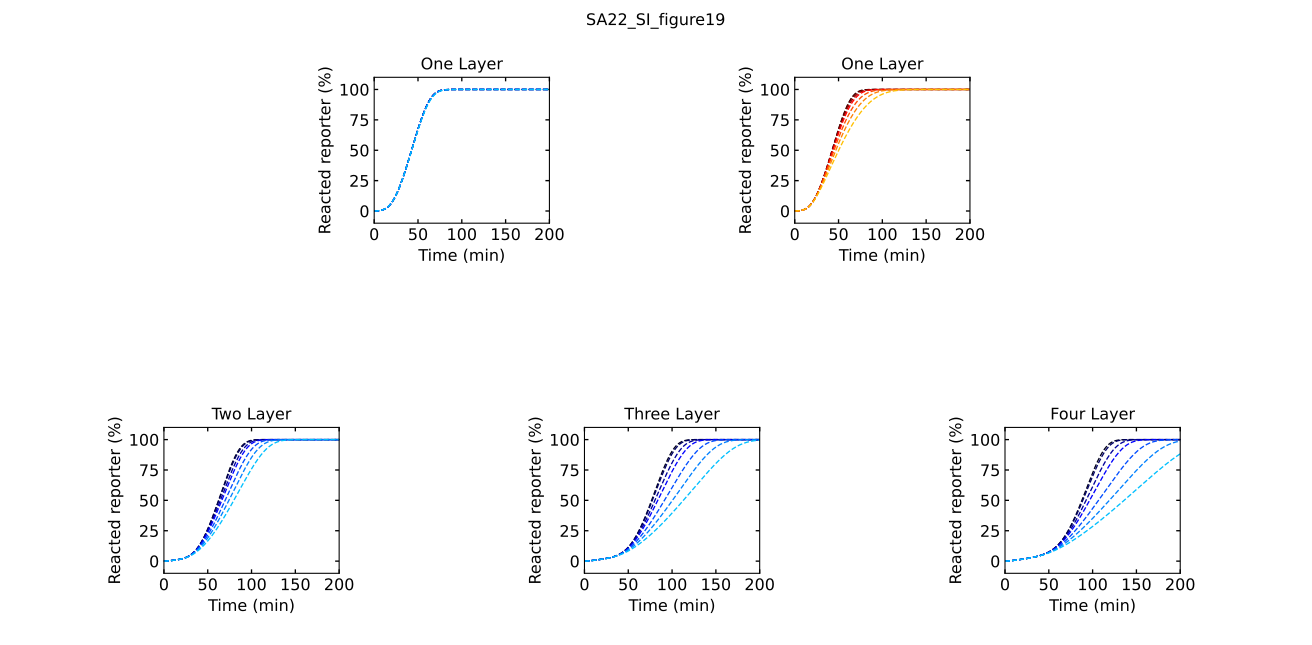

Recreate this plot in Python.
# -*- coding: utf-8 -*-
"""
Created on Thu Jun 30 10:23:42 2022

@author: tnm12
"""

import numpy as np
import scipy.integrate as spi
import matplotlib as mpl
import matplotlib.pyplot as plt
import sys
import Simulatorv2021 as RSDs #import version 2.0.2.1 of simulator
    
'''
##############################################################################
Simulations
##############################################################################
'''


IN_temp = 50 #input template
REP_con = 500 #reporter concentration

t_sim = np.linspace(0,6,1001)*3600 # seconds

k_txn = 0.01 #transcription rate 


X = [0,1,5,10,25,50,100] # fold increase of reverse reaction rate

cslr = [[0.1,0,0],
       [0.4,0,0],
       [0.6,0,0],
       [1,0,0],
       [1,0.3,0],
       [1,0.5,0],
       [1,0.75,0]]
                    #colors for plotting
cslb = [[0,0,0.1],
       [0,0,0.4],
       [0,0,0.6],
       [0,0,1],
       [0,0.3,1],
       [0,0.5,1],
       [0,0.75,1]]



'''
Panel A
'''

# model with inputs
model = RSDs.RSD_sim(5) # define the model instance and # of domains

# initialize species involvded in the reaction
model.molecular_species('REP{2}',DNA_con=REP_con)
model.molecular_species('I{1}',DNA_con=IN_temp)

plt.subplot(3,5,2)
for n in range(len(X)):
    model.global_rate_constants(ktxn=k_txn,krev=(270/1e9)*X[n]) #globally change transcription/reverse rates
    model.molecular_species('g{1,2}',DNA_con=25,krev=(5/1e9)*X[n]) #looping through fold increase of corresponding reverse rate
    
    
    # simulate the model (input is time of simulation)
    model.simulate(t_sim)
    
    # pull out the species from the model solution to plot
    S2 = model.output_concentration('S{2}')
    
    fs = 12
    
    plt.plot(model.t/60,(S2/REP_con)*100,color=cslb[n],linewidth=1,linestyle='--')

plt.xticks(fontsize=fs)
plt.yticks(fontsize=fs)
plt.ylim(-10,110)
plt.xlim(0,200)
ax1 = plt.gca()
ax1.xaxis.set_tick_params(which='both',size=3,width=1,direction='in',top='on')
#ax1.xaxis.set_major_locator(MaxNLocator(integer=True))
ax1.yaxis.set_tick_params(which='both',size=3,width=1,direction='in',right='on')
plt.xlabel('Time (min)',fontsize=fs)
plt.ylabel('Reacted reporter (%)',fontsize=fs)
plt.title('One Layer',fontsize=fs)

'''
Panel B
'''

# model with inputs
model = RSDs.RSD_sim(5) # define the model instance and # of domains

# initialize species involved in reaction
model.molecular_species('REP{1}',DNA_con=REP_con)
model.molecular_species('I{3}',DNA_con=IN_temp)
model.molecular_species('gate{3,1}',DNA_con=25)

plt.subplot(3,5,4)
for n in range(len(X)):
    model.global_rate_constants(ktxn=k_txn,krev=(270/1e9)*X[n]) #globally change transcription / reverse rates

    
    # simulate the model (input is simulation time)
    model.simulate(t_sim)
    
    # pull out the species from the model solution to plot
    S1 = model.output_concentration('S{1}')
    
    fs = 12
    
    plt.plot(model.t/60,(S1/REP_con)*100,color=cslr[n],linewidth=1,linestyle='--')

plt.xticks(fontsize=fs)
plt.yticks(fontsize=fs)
plt.ylim(-10,110)
plt.xlim(0,200)
ax1 = plt.gca()
ax1.xaxis.set_tick_params(which='both',size=3,width=1,direction='in',top='on')
#ax1.xaxis.set_major_locator(MaxNLocator(integer=True))
ax1.yaxis.set_tick_params(which='both',size=3,width=1,direction='in',right='on')
plt.xlabel('Time (min)',fontsize=fs)
plt.ylabel('Reacted reporter (%)',fontsize=fs)
plt.title('One Layer',fontsize=fs)

'''
Panel C, left
'''

# model with inputs
model = RSDs.RSD_sim(5) # define the model instance and # of domains

# initialize species involved in the reaction
model.molecular_species('gate{3,1}',DNA_con=25)
model.molecular_species('REP{2}',DNA_con=REP_con)
model.molecular_species('I{3}',DNA_con=IN_temp)

plt.subplot(3,5,11)
for n in range(len(X)):
   
    model.global_rate_constants(ktxn=k_txn,krev=(270/1e9)*X[n]) #globally change transcription / reverse rates
    model.molecular_species('gate{1,2}',DNA_con=25,krev=(5/1e9)*X[n]) #update correspodning reverse rate
    
    # simulate the model (input is simulation time)
    model.simulate(t_sim)
    
    # pull out the species from the model solution to plot
    S2 = model.output_concentration('S{2}')
    
    fs = 12
    
    plt.plot(model.t/60,(S2/REP_con)*100,color=cslb[n],linewidth=1,linestyle='--')

plt.xticks(fontsize=fs)
plt.yticks(fontsize=fs)
plt.ylim(-10,110)
plt.xlim(0,200)
ax1 = plt.gca()
ax1.xaxis.set_tick_params(which='both',size=3,width=1,direction='in',top='on')
#ax1.xaxis.set_major_locator(MaxNLocator(integer=True))
ax1.yaxis.set_tick_params(which='both',size=3,width=1,direction='in',right='on')
plt.xlabel('Time (min)',fontsize=fs)
plt.ylabel('Reacted reporter (%)',fontsize=fs)
plt.title('Two Layer',fontsize=fs)

'''
Panel C, middle
'''

# model with inputs
model = RSDs.RSD_sim(5) # define the model instance and # of domains

# initialize species involved in the reaction
model.molecular_species('gate{4,3}',DNA_con=25)
model.molecular_species('gate{3,1}',DNA_con=25)
model.molecular_species('REP{2}',DNA_con=500)
model.molecular_species('I{4}',DNA_con=IN_temp)

plt.subplot(3,5,13)
for n in range(len(X)):
    
    
    model.global_rate_constants(ktxn=k_txn,krev=(270/1e9)*X[n]) #globally change transcription / reverse rates
    model.molecular_species('gate{1,2}',DNA_con=25,krev=(5/1e9)*X[n]) #update corresponding reverse rate
    
    # simulate the model (input is simulation time )
    model.simulate(t_sim)
    
    
    # pull out the species from the model solution to plot
    S2 = model.output_concentration('S{2}')
    
    fs = 12
    
    plt.plot(model.t/60,(S2/REP_con)*100,color=cslb[n],linewidth=1,linestyle='--')

plt.xticks(fontsize=fs)
plt.yticks(fontsize=fs)
plt.ylim(-10,110)
plt.xlim(0,200)
ax1 = plt.gca()
ax1.xaxis.set_tick_params(which='both',size=3,width=1,direction='in',top='on')
#ax1.xaxis.set_major_locator(MaxNLocator(integer=True))
ax1.yaxis.set_tick_params(which='both',size=3,width=1,direction='in',right='on')
plt.xlabel('Time (min)',fontsize=fs)
plt.ylabel('Reacted reporter (%)',fontsize=fs)
plt.title('Three Layer',fontsize=fs)

'''
Panel C, right
'''

# model with inputs
model = RSDs.RSD_sim(5) # define the model instance and # of domains

# initialize species involved in the reaction
model.molecular_species('gate{5,4}',DNA_con=25)
model.molecular_species('gate{4,3}',DNA_con=25)
model.molecular_species('gate{3,1}',DNA_con=25)
model.molecular_species('REP{2}',DNA_con=REP_con)
model.molecular_species('I{5}',DNA_con=IN_temp)

plt.subplot(3,5,15)
for n in range(len(X)):

    model.global_rate_constants(ktxn=k_txn,krev=(270/1e9)*X[n]) #globally change transcription / reverse rates
    model.molecular_species('gate{1,2}',DNA_con=25,krev=(5/1e9)*X[n])    
    
    # simulate the model (input is simulation time)
    model.simulate(t_sim)
    
    # pull out the species from the model solution to plot
    S2 = model.output_concentration('S{2}')
    
    fs = 12
    
    plt.plot(model.t/60,(S2/REP_con)*100,color=cslb[n],linewidth=1,linestyle='--')

plt.xticks(fontsize=fs)
plt.yticks(fontsize=fs)
plt.ylim(-10,110)
plt.xlim(0,200)
ax1 = plt.gca()
ax1.xaxis.set_tick_params(which='both',size=3,width=1,direction='in',top='on')
#ax1.xaxis.set_major_locator(MaxNLocator(integer=True))
ax1.yaxis.set_tick_params(which='both',size=3,width=1,direction='in',right='on')
plt.xlabel('Time (min)',fontsize=fs)
plt.ylabel('Reacted reporter (%)',fontsize=fs)
plt.title('Four Layer',fontsize=fs)



plt.suptitle('SA22_SI_figure19')
